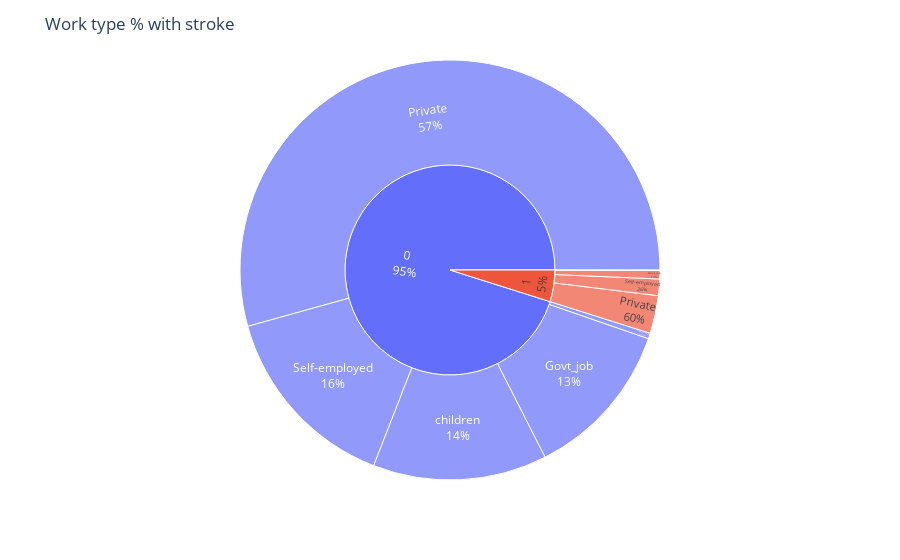

The notebook cell saved with this chart:
### Markdown cell above
### What is % work type with stroke?

### Code cell
import plotly.express as px
fig = px.sunburst(df, path=['stroke', 'work_type'])
fig.update_traces(textinfo="label+percent parent")
fig.update_layout(title_text="Work type % with stroke")
plt.figure(figsize=(60,60))
fig.show()

### Figure 1 — Plotly figure (JSON) as saved in the notebook; plotly's stock layout.template omitted (floating-point values rounded to 4 significant figures)
{"data": [{"branchvalues": "total", "domain": {"x": [0, 1], "y": [0, 1]}, "hovertemplate": "labels=%{label}<br>count=%{value}<br>parent=%{parent}<br>id=%{id}<extra></extra>", "ids": ["0/Govt_job", "1/Govt_job", "0/Never_worked", "0/Private", "1/Private", "0/Self-employed", "1/Self-employed", "0/children", "1/children", "0", "1"], "labels": ["Govt_job", "Govt_job", "Never_worked", "Private", "Private", "Self-employed", "Self-employed", "children", "children", "0", "1"], "name": "", "parents": ["0", "1", "0", "0", "1", "0", "1", "0", "1", "", ""], "textinfo": "label+percent parent", "type": "sunburst", "values": [624, 33, 22, 2776, 149, 754, 65, 685, 2, 4861, 249]}], "layout": {"legend": {"tracegroupgap": 0}, "margin": {"t": 60}, "title": {"text": "Work type % with stroke"}}}
